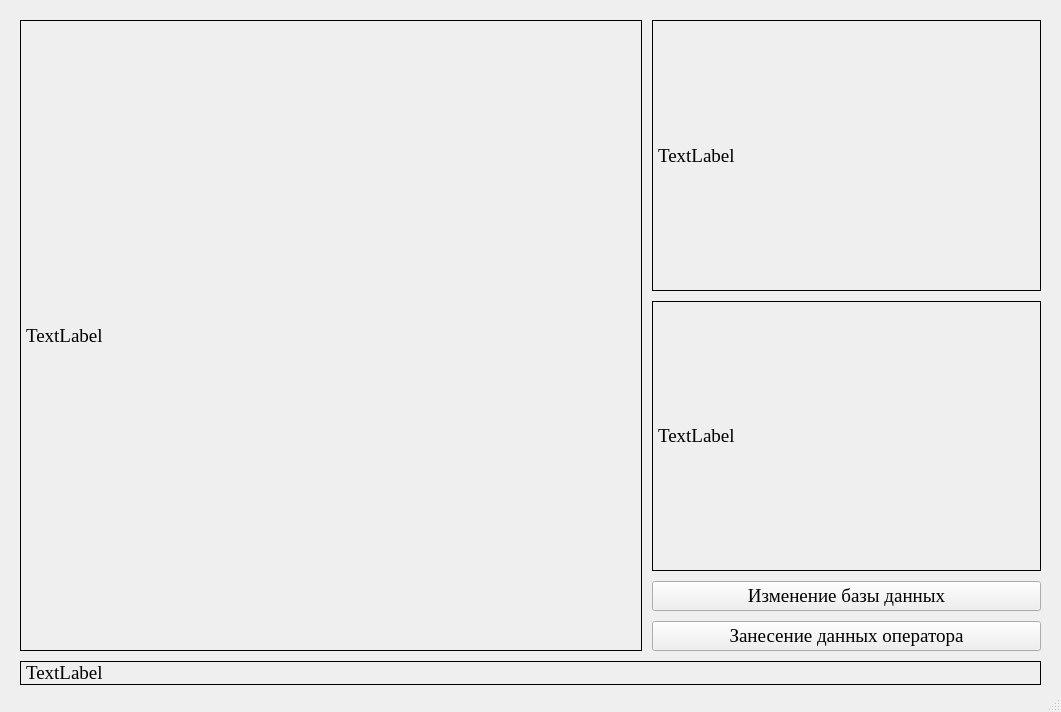
<?xml version="1.0" encoding="UTF-8"?>
<ui version="4.0">
 <class>MainWindow</class>
 <widget class="QMainWindow" name="MainWindow">
  <property name="geometry">
   <rect>
    <x>0</x>
    <y>0</y>
    <width>1061</width>
    <height>712</height>
   </rect>
  </property>
  <property name="font">
   <font>
    <family>Times New Roman</family>
    <pointsize>14</pointsize>
   </font>
  </property>
  <property name="windowTitle">
   <string>Инспекционный стенд входного контроля</string>
  </property>
  <property name="locale">
   <locale language="Russian" country="Russia"/>
  </property>
  <widget class="QWidget" name="centralwidget">
   <layout class="QVBoxLayout" name="verticalLayout" stretch="100,1">
    <property name="spacing">
     <number>10</number>
    </property>
    <property name="leftMargin">
     <number>20</number>
    </property>
    <property name="topMargin">
     <number>20</number>
    </property>
    <property name="rightMargin">
     <number>20</number>
    </property>
    <property name="bottomMargin">
     <number>0</number>
    </property>
    <item>
     <layout class="QHBoxLayout" name="horizontalLayout" stretch="8,5">
      <property name="spacing">
       <number>10</number>
      </property>
      <item>
       <widget class="QLabel" name="microscopeView">
        <property name="frameShape">
         <enum>QFrame::Box</enum>
        </property>
        <property name="text">
         <string>TextLabel</string>
        </property>
       </widget>
      </item>
      <item>
       <layout class="QVBoxLayout" name="verticalLayout_2">
        <property name="spacing">
         <number>10</number>
        </property>
        <item>
         <widget class="QLabel" name="listView">
          <property name="frameShape">
           <enum>QFrame::Box</enum>
          </property>
          <property name="text">
           <string>TextLabel</string>
          </property>
         </widget>
        </item>
        <item>
         <widget class="QLabel" name="databaseComponentView">
          <property name="frameShape">
           <enum>QFrame::Box</enum>
          </property>
          <property name="text">
           <string>TextLabel</string>
          </property>
         </widget>
        </item>
        <item>
         <widget class="QPushButton" name="databaseEditButton">
          <property name="text">
           <string>Изменение базы данных</string>
          </property>
         </widget>
        </item>
        <item>
         <widget class="QPushButton" name="operatorDataEditBitton">
          <property name="text">
           <string>Занесение данных оператора</string>
          </property>
         </widget>
        </item>
       </layout>
      </item>
     </layout>
    </item>
    <item>
     <widget class="QLabel" name="currentComponentMarking">
      <property name="frameShape">
       <enum>QFrame::Box</enum>
      </property>
      <property name="text">
       <string>TextLabel</string>
      </property>
     </widget>
    </item>
   </layout>
  </widget>
  <widget class="QMenuBar" name="menubar">
   <property name="geometry">
    <rect>
     <x>0</x>
     <y>0</y>
     <width>1061</width>
     <height>27</height>
    </rect>
   </property>
  </widget>
  <widget class="QStatusBar" name="statusbar"/>
 </widget>
 <resources/>
 <connections/>
</ui>
